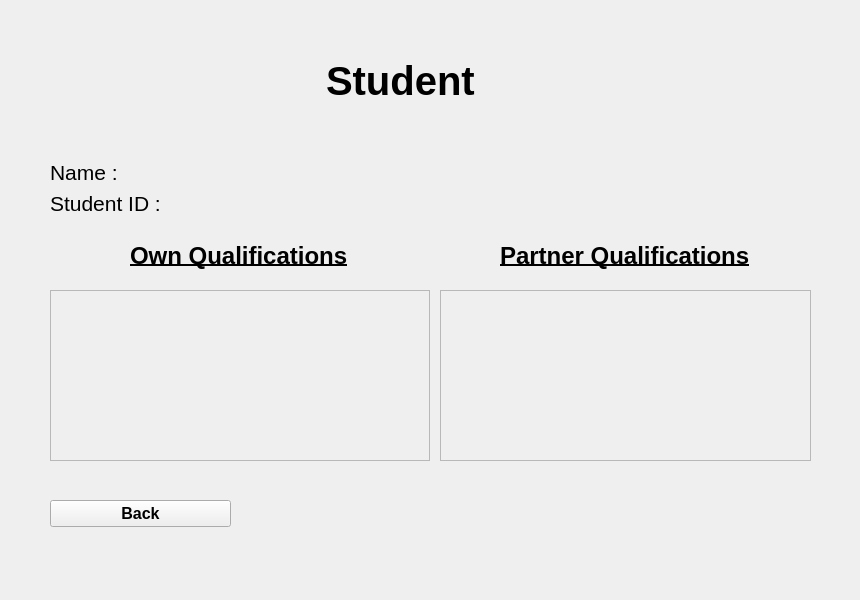
<?xml version="1.0" encoding="UTF-8"?>
<ui version="4.0">
 <class>AdminStudentProfilePage</class>
 <widget class="QWidget" name="AdminStudentProfilePage">
  <property name="geometry">
   <rect>
    <x>0</x>
    <y>0</y>
    <width>860</width>
    <height>600</height>
   </rect>
  </property>
  <property name="windowTitle">
   <string>Form</string>
  </property>
  <widget class="QPushButton" name="backButton">
   <property name="geometry">
    <rect>
     <x>50</x>
     <y>500</y>
     <width>181</width>
     <height>27</height>
    </rect>
   </property>
   <property name="font">
    <font>
     <pointsize>12</pointsize>
     <weight>75</weight>
     <bold>true</bold>
    </font>
   </property>
   <property name="text">
    <string>Back</string>
   </property>
  </widget>
  <widget class="QWidget" name="formLayoutWidget">
   <property name="geometry">
    <rect>
     <x>50</x>
     <y>160</y>
     <width>761</width>
     <height>61</height>
    </rect>
   </property>
   <layout class="QFormLayout" name="formLayout">
    <property name="fieldGrowthPolicy">
     <enum>QFormLayout::AllNonFixedFieldsGrow</enum>
    </property>
    <item row="0" column="0">
     <widget class="QLabel" name="nameLabel">
      <property name="font">
       <font>
        <pointsize>16</pointsize>
       </font>
      </property>
      <property name="text">
       <string>Name :</string>
      </property>
     </widget>
    </item>
    <item row="0" column="1">
     <widget class="QLabel" name="stuNameLabel">
      <property name="font">
       <font>
        <pointsize>16</pointsize>
       </font>
      </property>
      <property name="text">
       <string/>
      </property>
     </widget>
    </item>
    <item row="1" column="0">
     <widget class="QLabel" name="studentIdLabel">
      <property name="font">
       <font>
        <pointsize>16</pointsize>
       </font>
      </property>
      <property name="text">
       <string>Student ID :</string>
      </property>
     </widget>
    </item>
    <item row="1" column="1">
     <widget class="QLabel" name="stuIdLabel">
      <property name="font">
       <font>
        <pointsize>16</pointsize>
       </font>
      </property>
      <property name="text">
       <string/>
      </property>
     </widget>
    </item>
   </layout>
  </widget>
  <widget class="QLabel" name="label_4">
   <property name="geometry">
    <rect>
     <x>500</x>
     <y>240</y>
     <width>261</width>
     <height>31</height>
    </rect>
   </property>
   <property name="font">
    <font>
     <pointsize>18</pointsize>
     <weight>75</weight>
     <bold>true</bold>
     <underline>true</underline>
    </font>
   </property>
   <property name="text">
    <string>Partner Qualifications</string>
   </property>
  </widget>
  <widget class="QWidget" name="verticalLayoutWidget_2">
   <property name="geometry">
    <rect>
     <x>290</x>
     <y>10</y>
     <width>221</width>
     <height>141</height>
    </rect>
   </property>
   <layout class="QVBoxLayout" name="verticalLayout_3">
    <item alignment="Qt::AlignHCenter">
     <widget class="QLabel" name="label_5">
      <property name="font">
       <font>
        <pointsize>30</pointsize>
        <weight>75</weight>
        <bold>true</bold>
       </font>
      </property>
      <property name="text">
       <string>Student</string>
      </property>
     </widget>
    </item>
   </layout>
  </widget>
  <widget class="QScrollArea" name="scrollArea_2">
   <property name="geometry">
    <rect>
     <x>440</x>
     <y>290</y>
     <width>371</width>
     <height>171</height>
    </rect>
   </property>
   <property name="widgetResizable">
    <bool>true</bool>
   </property>
   <widget class="QWidget" name="scrollAreaWidgetContents_2">
    <property name="geometry">
     <rect>
      <x>0</x>
      <y>0</y>
      <width>369</width>
      <height>169</height>
     </rect>
    </property>
   </widget>
  </widget>
  <widget class="QScrollArea" name="scrollArea">
   <property name="geometry">
    <rect>
     <x>50</x>
     <y>290</y>
     <width>380</width>
     <height>171</height>
    </rect>
   </property>
   <property name="widgetResizable">
    <bool>true</bool>
   </property>
   <widget class="QWidget" name="scrollAreaWidgetContents">
    <property name="geometry">
     <rect>
      <x>0</x>
      <y>0</y>
      <width>378</width>
      <height>169</height>
     </rect>
    </property>
   </widget>
  </widget>
  <widget class="QLabel" name="label_3">
   <property name="geometry">
    <rect>
     <x>130</x>
     <y>240</y>
     <width>221</width>
     <height>31</height>
    </rect>
   </property>
   <property name="font">
    <font>
     <pointsize>18</pointsize>
     <weight>75</weight>
     <bold>true</bold>
     <underline>true</underline>
    </font>
   </property>
   <property name="text">
    <string>Own Qualifications</string>
   </property>
  </widget>
 </widget>
 <resources/>
 <connections/>
</ui>
